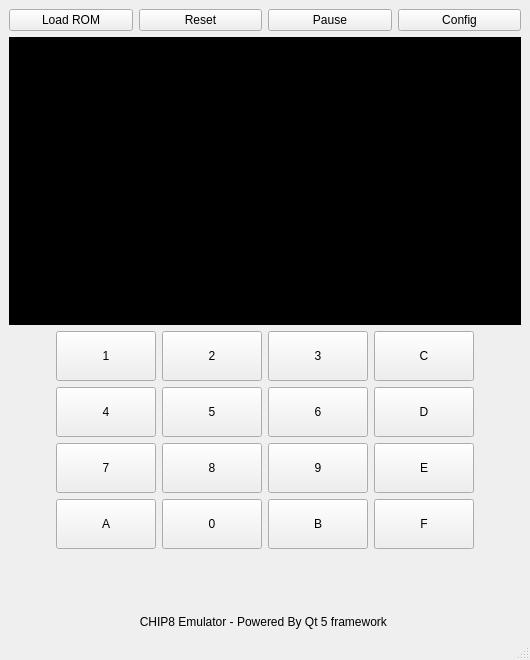
<?xml version="1.0" encoding="UTF-8"?>
<ui version="4.0">
 <class>MainWindow</class>
 <widget class="QMainWindow" name="MainWindow">
  <property name="geometry">
   <rect>
    <x>0</x>
    <y>0</y>
    <width>530</width>
    <height>660</height>
   </rect>
  </property>
  <property name="sizePolicy">
   <sizepolicy hsizetype="Preferred" vsizetype="Preferred">
    <horstretch>0</horstretch>
    <verstretch>0</verstretch>
   </sizepolicy>
  </property>
  <property name="maximumSize">
   <size>
    <width>530</width>
    <height>660</height>
   </size>
  </property>
  <property name="windowTitle">
   <string>CHIP8Emu</string>
  </property>
  <widget class="QWidget" name="centralwidget">
   <layout class="QVBoxLayout" name="verticalLayout">
    <item>
     <layout class="QHBoxLayout" name="horizontalLayout_2">
      <property name="topMargin">
       <number>0</number>
      </property>
      <item>
       <widget class="QPushButton" name="btnLdROM">
        <property name="text">
         <string>Load ROM</string>
        </property>
       </widget>
      </item>
      <item>
       <widget class="QPushButton" name="btnReset">
        <property name="text">
         <string>Reset</string>
        </property>
       </widget>
      </item>
      <item>
       <widget class="QPushButton" name="btnPause">
        <property name="text">
         <string>Pause</string>
        </property>
       </widget>
      </item>
      <item>
       <widget class="QPushButton" name="btnConfig">
        <property name="text">
         <string>Config</string>
        </property>
       </widget>
      </item>
     </layout>
    </item>
    <item>
     <widget class="QMonoDisplay" name="display" native="true">
      <property name="minimumSize">
       <size>
        <width>512</width>
        <height>288</height>
       </size>
      </property>
      <property name="maximumSize">
       <size>
        <width>640</width>
        <height>320</height>
       </size>
      </property>
      <property name="autoFillBackground">
       <bool>false</bool>
      </property>
      <property name="styleSheet">
       <string notr="true">background-color: rgb(0, 0, 0)</string>
      </property>
     </widget>
    </item>
    <item>
     <layout class="QHBoxLayout" name="horizontalLayout">
      <property name="leftMargin">
       <number>10</number>
      </property>
      <property name="rightMargin">
       <number>10</number>
      </property>
      <item>
       <spacer name="horizontalSpacer_2">
        <property name="orientation">
         <enum>Qt::Horizontal</enum>
        </property>
        <property name="sizeHint" stdset="0">
         <size>
          <width>40</width>
          <height>20</height>
         </size>
        </property>
       </spacer>
      </item>
      <item>
       <layout class="QGridLayout" name="gridLayout">
        <item row="0" column="1">
         <widget class="QPushButton" name="btn2">
          <property name="minimumSize">
           <size>
            <width>100</width>
            <height>50</height>
           </size>
          </property>
          <property name="text">
           <string>2</string>
          </property>
         </widget>
        </item>
        <item row="2" column="1">
         <widget class="QPushButton" name="btn5">
          <property name="minimumSize">
           <size>
            <width>100</width>
            <height>50</height>
           </size>
          </property>
          <property name="text">
           <string>5</string>
          </property>
         </widget>
        </item>
        <item row="0" column="3">
         <widget class="QPushButton" name="btnC">
          <property name="minimumSize">
           <size>
            <width>100</width>
            <height>50</height>
           </size>
          </property>
          <property name="text">
           <string>C</string>
          </property>
         </widget>
        </item>
        <item row="0" column="0">
         <widget class="QPushButton" name="btn1">
          <property name="minimumSize">
           <size>
            <width>100</width>
            <height>50</height>
           </size>
          </property>
          <property name="text">
           <string>1</string>
          </property>
         </widget>
        </item>
        <item row="3" column="2">
         <widget class="QPushButton" name="btn9">
          <property name="minimumSize">
           <size>
            <width>100</width>
            <height>50</height>
           </size>
          </property>
          <property name="text">
           <string>9</string>
          </property>
         </widget>
        </item>
        <item row="3" column="0">
         <widget class="QPushButton" name="btn7">
          <property name="minimumSize">
           <size>
            <width>100</width>
            <height>50</height>
           </size>
          </property>
          <property name="text">
           <string>7</string>
          </property>
         </widget>
        </item>
        <item row="2" column="0">
         <widget class="QPushButton" name="btn4">
          <property name="minimumSize">
           <size>
            <width>100</width>
            <height>50</height>
           </size>
          </property>
          <property name="text">
           <string>4</string>
          </property>
         </widget>
        </item>
        <item row="0" column="2">
         <widget class="QPushButton" name="btn3">
          <property name="minimumSize">
           <size>
            <width>100</width>
            <height>50</height>
           </size>
          </property>
          <property name="text">
           <string>3</string>
          </property>
         </widget>
        </item>
        <item row="2" column="2">
         <widget class="QPushButton" name="btn6">
          <property name="minimumSize">
           <size>
            <width>100</width>
            <height>50</height>
           </size>
          </property>
          <property name="text">
           <string>6</string>
          </property>
         </widget>
        </item>
        <item row="3" column="1">
         <widget class="QPushButton" name="btn8">
          <property name="minimumSize">
           <size>
            <width>100</width>
            <height>50</height>
           </size>
          </property>
          <property name="text">
           <string>8</string>
          </property>
         </widget>
        </item>
        <item row="4" column="1">
         <widget class="QPushButton" name="btn0">
          <property name="minimumSize">
           <size>
            <width>100</width>
            <height>50</height>
           </size>
          </property>
          <property name="text">
           <string>0</string>
          </property>
         </widget>
        </item>
        <item row="2" column="3">
         <widget class="QPushButton" name="btnD">
          <property name="minimumSize">
           <size>
            <width>100</width>
            <height>50</height>
           </size>
          </property>
          <property name="text">
           <string>D</string>
          </property>
         </widget>
        </item>
        <item row="3" column="3">
         <widget class="QPushButton" name="btnE">
          <property name="minimumSize">
           <size>
            <width>100</width>
            <height>50</height>
           </size>
          </property>
          <property name="text">
           <string>E</string>
          </property>
         </widget>
        </item>
        <item row="4" column="3">
         <widget class="QPushButton" name="btnF">
          <property name="minimumSize">
           <size>
            <width>100</width>
            <height>50</height>
           </size>
          </property>
          <property name="text">
           <string>F</string>
          </property>
         </widget>
        </item>
        <item row="4" column="2">
         <widget class="QPushButton" name="btnB">
          <property name="minimumSize">
           <size>
            <width>100</width>
            <height>50</height>
           </size>
          </property>
          <property name="text">
           <string>B</string>
          </property>
         </widget>
        </item>
        <item row="4" column="0">
         <widget class="QPushButton" name="btnA">
          <property name="minimumSize">
           <size>
            <width>100</width>
            <height>50</height>
           </size>
          </property>
          <property name="text">
           <string>A</string>
          </property>
         </widget>
        </item>
       </layout>
      </item>
      <item>
       <spacer name="horizontalSpacer">
        <property name="orientation">
         <enum>Qt::Horizontal</enum>
        </property>
        <property name="sizeHint" stdset="0">
         <size>
          <width>40</width>
          <height>20</height>
         </size>
        </property>
       </spacer>
      </item>
     </layout>
    </item>
    <item>
     <spacer name="verticalSpacer">
      <property name="orientation">
       <enum>Qt::Vertical</enum>
      </property>
      <property name="sizeHint" stdset="0">
       <size>
        <width>20</width>
        <height>40</height>
       </size>
      </property>
     </spacer>
    </item>
    <item>
     <widget class="QLabel" name="label">
      <property name="text">
       <string>CHIP8 Emulator - Powered By Qt 5 framework </string>
      </property>
      <property name="alignment">
       <set>Qt::AlignCenter</set>
      </property>
     </widget>
    </item>
   </layout>
  </widget>
  <widget class="QMenuBar" name="menubar">
   <property name="geometry">
    <rect>
     <x>0</x>
     <y>0</y>
     <width>530</width>
     <height>27</height>
    </rect>
   </property>
  </widget>
  <widget class="QStatusBar" name="statusbar"/>
 </widget>
 <customwidgets>
  <customwidget>
   <class>QMonoDisplay</class>
   <extends>QWidget</extends>
   <header>qmonodisplay.h</header>
   <container>1</container>
  </customwidget>
 </customwidgets>
 <resources/>
 <connections/>
</ui>
